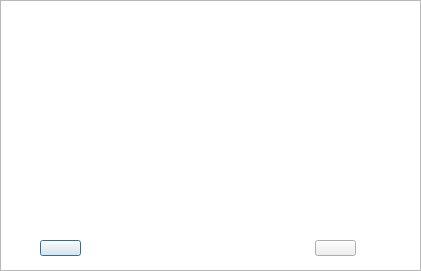
<?xml version="1.0" encoding="UTF-8"?>
<ui version="4.0">
 <class>dialog_gameover</class>
 <widget class="QDialog" name="dialog_gameover">
  <property name="geometry">
   <rect>
    <x>0</x>
    <y>0</y>
    <width>421</width>
    <height>271</height>
   </rect>
  </property>
  <property name="windowTitle">
   <string>神奇小妖怪</string>
  </property>
  <widget class="QTextBrowser" name="textBrowser">
   <property name="geometry">
    <rect>
     <x>0</x>
     <y>0</y>
     <width>421</width>
     <height>271</height>
    </rect>
   </property>
   <property name="styleSheet">
    <string notr="true">border-image: url(:/monster/pic/gameover_dialog.png);</string>
   </property>
  </widget>
  <widget class="QPushButton" name="pushButton">
   <property name="geometry">
    <rect>
     <x>40</x>
     <y>240</y>
     <width>41</width>
     <height>16</height>
    </rect>
   </property>
   <property name="styleSheet">
    <string notr="true">border-image: url(:/monster/pic/return_back.png);</string>
   </property>
   <property name="text">
    <string/>
   </property>
  </widget>
  <widget class="QPushButton" name="pushButton_2">
   <property name="geometry">
    <rect>
     <x>315</x>
     <y>240</y>
     <width>41</width>
     <height>16</height>
    </rect>
   </property>
   <property name="styleSheet">
    <string notr="true">border-image: url(:/monster/pic/replay.png);</string>
   </property>
   <property name="text">
    <string/>
   </property>
  </widget>
 </widget>
 <resources/>
 <connections/>
</ui>
